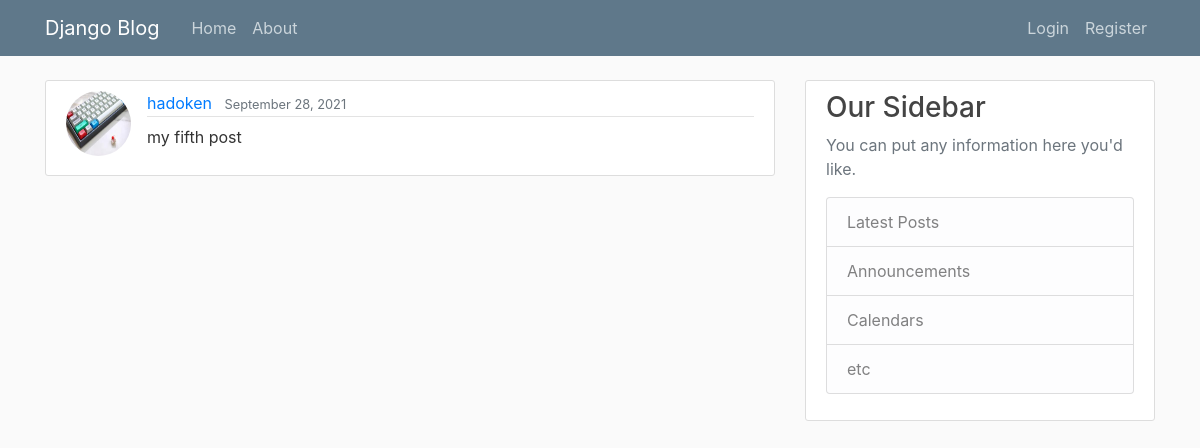
Screenshot of /post/32/ with the database file from the repository.
### blog/models.py (models this page shows, shortened)
class Post(models.Model):
    title = models.CharField(max_length=100)
    content = models.TextField()
    date_posted = models.DateTimeField(default=timezone.now)
    author = models.ForeignKey(User, on_delete=models.CASCADE)
    img = ResizedImageField(size=[640,480], upload_to='media/', blank=True, null=True,quality=100)

### users/models.py (models this page shows, shortened)
class Profile(models.Model):
    user = models.OneToOneField(User,on_delete=models.CASCADE)
    image = models.ImageField(default='default.jpg',upload_to='profile_pics')

### blog/views.py (the view)
# urls.py: path('post/<int:pk>/', PostDetailView.as_view(), name='post-detail'),
class PostDetailView(DetailView):
    model = Post

### blog/templates/blog/post_detail.html (shortened to what this page needs)
{% extends "blog/base.html" %}
{% block content %}
    <article class="media content-section">
        <img class="rounded-circle article-img" src="{{ object.author.profile.image.url }}">
        <div class="media-body">
            <div class="article-metadata">
                <a class="mr-2" href="{% url 'user-posts' object.author.username %}">{{ object.author }}</a>
                <small class="text-muted">{{ object.date_posted|date:"F d, Y" }}</small>
            </div>
            <p class="article-content">{{ object.content }}</p>
        </div>
    </article>
{% endblock content %}

### blog/static/blog/main.css (style rules this page uses)
body { background: #fafafa; color: #333333; margin-top: 5rem; }
.content-section { background: #ffffff; padding: 10px 20px; border: 1px solid #dddddd; border-radius: 3px; margin-bottom: 20px; }
.article-content { white-space: pre-line; }
.article-img { height: 65px; width: 65px; margin-right: 16px; }
.article-metadata { padding-bottom: 1px; margin-bottom: 4px; border-bottom: 1px solid #e3e3e3 }

### rows the page displays
Post: author.profile.image (picture), author "hadoken", date_posted "September 28, 2021", content "my fifth post"
